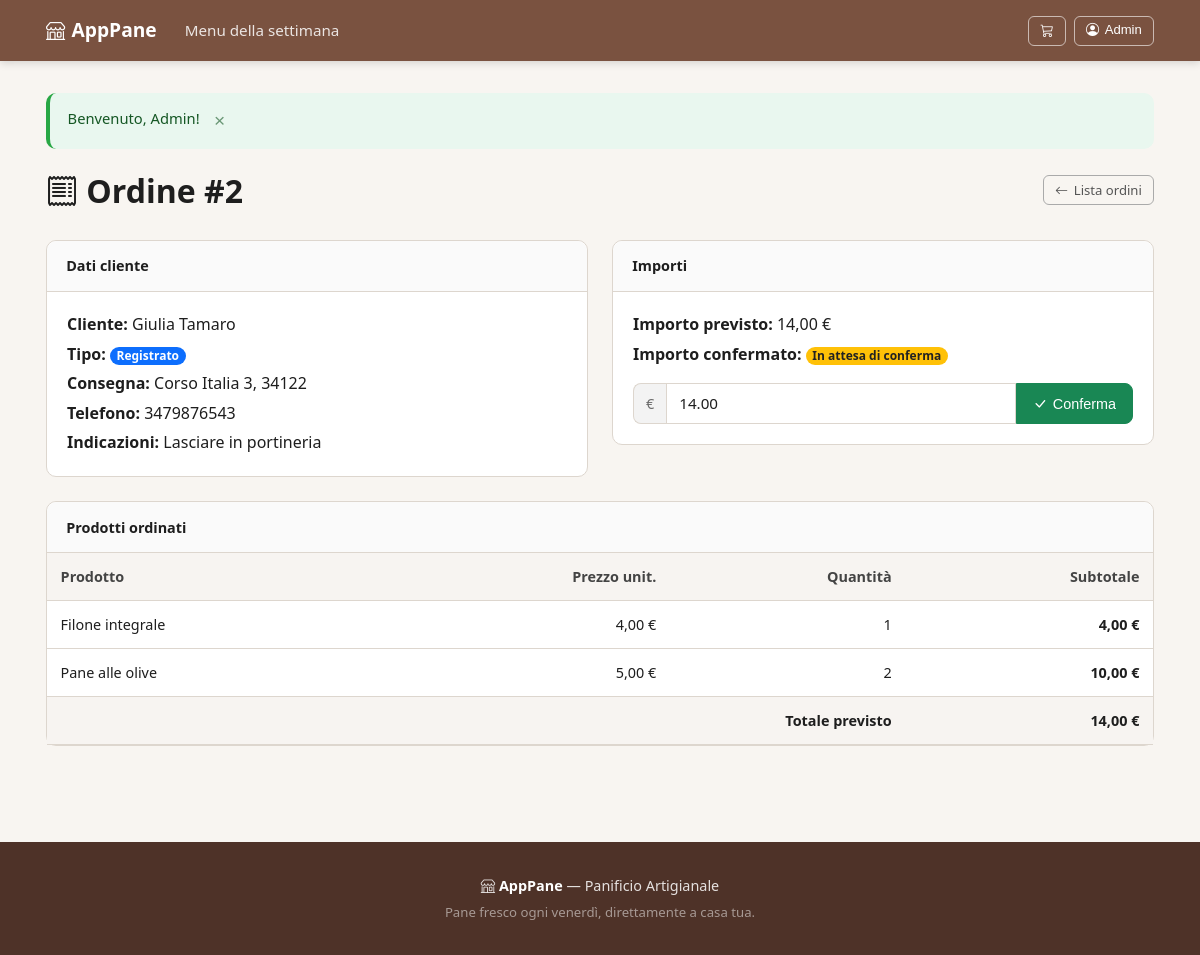
The app's page /admin/ordine_dettaglio.php?id=2 (signed in) with its own data.
### tables this page shows
CREATE TABLE tUtente (
    idUtente INT AUTO_INCREMENT PRIMARY KEY,
    Nome VARCHAR(100) NOT NULL,
    Cognome VARCHAR(100) NOT NULL,
    NomeVia VARCHAR(255) NOT NULL,
    NumeroCivico VARCHAR(10) NOT NULL,
    CAP VARCHAR(10) NOT NULL,
    NumeroTelefono VARCHAR(20) NOT NULL,
    Username VARCHAR(100) UNIQUE NOT NULL,
    Password VARCHAR(255) NOT NULL,
    isAdmin TINYINT(1) NOT NULL DEFAULT 0
);

CREATE TABLE tOrdine (
    idOrdine INT AUTO_INCREMENT PRIMARY KEY,
    NomeOspite VARCHAR(200) DEFAULT NULL,           
    NomeViaConsegna VARCHAR(255) NOT NULL,
    NumeroCivicoConsegna VARCHAR(10) NOT NULL,
    CAPConsegna VARCHAR(10) NOT NULL,
    IndicazioniUtente TEXT,
    TelefonoEmergenza VARCHAR(20) NOT NULL,
    ImportoTotalePrevisto DECIMAL(8,2) NOT NULL DEFAULT 0.00,
    ImportoFinaleConfermato DECIMAL(8,2) DEFAULT NULL,
    Stato ENUM('in_attesa', 'confermato') NOT NULL DEFAULT 'in_attesa'
);

CREATE TABLE tSelezione (
    idProdotto INT NOT NULL,
    idUtente INT DEFAULT NULL,               
    idOrdine INT NOT NULL,
    Quantita INT NOT NULL,
    PRIMARY KEY (idProdotto, idOrdine),
    FOREIGN KEY (idProdotto) REFERENCES tProdotto(idProdotto),
    FOREIGN KEY (idUtente) REFERENCES tUtente(idUtente),
    FOREIGN KEY (idOrdine) REFERENCES tOrdine(idOrdine)
);

CREATE TABLE tProdotto (
    idProdotto INT AUTO_INCREMENT PRIMARY KEY,
    NomeProdotto VARCHAR(200) NOT NULL,
    Descrizione TEXT,
    Prezzo DECIMAL(6,2) NOT NULL
);

### includes/auth.php (called while the page is built, shortened)
<?php
require_once __DIR__ . '/functions.php';
function isLoggedIn(): bool {
    return !empty($_SESSION['user_id']);
}
function getUser(): ?array {
    $db = getDB();
    $stmt = $db->prepare("SELECT idUtente, Nome, Cognome, NomeVia, NumeroCivico, CAP, NumeroTelefono, Username FROM tUtente WHERE idUtente = ?");
    $stmt->execute([$_SESSION['user_id']]);
    return $stmt->fetch() ?: null;
}

### admin/ordine_dettaglio.php (the view, shortened to what this page needs)
<?php
require_once __DIR__ . '/../includes/auth.php';
$ordineId = (int)($_GET['id'] ?? 0);
$db = getDB();
$stmt = $db->prepare("
    SELECT o.*,
           COALESCE(o.NomeOspite, CONCAT(u.Nome, ' ', u.Cognome)) AS NomeCliente,
           IF(o.NomeOspite IS NOT NULL, 'Ospite', 'Registrato') AS TipoCliente
    FROM tOrdine o
    LEFT JOIN tSelezione s ON s.idOrdine = o.idOrdine
    LEFT JOIN tUtente u ON s.idUtente = u.idUtente
    WHERE o.idOrdine = ?
    GROUP BY o.idOrdine
");
$stmt->execute([$ordineId]);
$ordine = $stmt->fetch();
$stmtProd = $db->prepare("
    SELECT p.NomeProdotto, p.Prezzo, s.Quantita,
           (p.Prezzo * s.Quantita) AS Subtotale
    FROM tSelezione s
    JOIN tProdotto p ON s.idProdotto = p.idProdotto
    WHERE s.idOrdine = ?
    ORDER BY p.NomeProdotto
");
$stmtProd->execute([$ordineId]);
$prodotti = $stmtProd->fetchAll();
require_once __DIR__ . '/../includes/header.php';
?>
<div class="d-flex justify-content-between align-items-center mb-4">
    <h1><i class="bi bi-receipt"></i> Ordine #<?= $ordineId ?></h1>
    <a href="<?= SITE_URL ?>/admin/ordini.php" class="btn btn-outline-secondary btn-sm">
        <i class="bi bi-arrow-left"></i> Lista ordini
    </a>
</div>
<div class="row g-4">
    <div class="col-md-6">
        <div class="card">
            <div class="card-header fw-semibold">Dati cliente</div>
            <div class="card-body">
                <p class="mb-1"><strong>Cliente:</strong> <?= sanitize($ordine['NomeCliente'] ?? '') ?></p>
                <p class="mb-1"><strong>Tipo:</strong>
                    <?php if ($ordine['TipoCliente'] === 'Ospite'): ?>
                        <span class="badge bg-secondary">Ospite</span>
                    <?php else: ?>
                        <span class="badge bg-primary">Registrato</span>
                    <?php endif; ?>
                </p>
                <p class="mb-1"><strong>Consegna:</strong>
                    <?= sanitize($ordine['NomeViaConsegna']) ?> <?= sanitize($ordine['NumeroCivicoConsegna']) ?>, <?= sanitize($ordine['CAPConsegna']) ?>
                </p>
                <p class="mb-1"><strong>Telefono:</strong> <?= sanitize($ordine['TelefonoEmergenza']) ?></p>
                <?php if ($ordine['IndicazioniUtente']): ?>
                    <p class="mb-0"><strong>Indicazioni:</strong> <?= sanitize($ordine['IndicazioniUtente']) ?></p>
                <?php endif; ?>
            </div>
        </div>
    </div>
    <div class="col-md-6">
        <div class="card">
            <div class="card-header fw-semibold">Importi</div>
            <div class="card-body">
                <p class="mb-1"><strong>Importo previsto:</strong> <?= formatPrezzo($ordine['ImportoTotalePrevisto']) ?></p>
                <p class="mb-3"><strong>Importo confermato:</strong>
                    <?php if ($ordine['ImportoFinaleConfermato'] !== null): ?>
                        <span class="text-success fw-bold"><?= formatPrezzo($ordine['ImportoFinaleConfermato']) ?></span>
                    <?php else: ?>
                        <span class="badge bg-warning text-dark">In attesa di conferma</span>
                    <?php endif; ?>
                </p>
                <?php if ($ordine['ImportoFinaleConfermato'] === null): ?>
                <form action="<?= SITE_URL ?>/admin/process/conferma_prezzo.php" method="post">
                    <div class="input-group">
                        <span class="input-group-text">€</span>
                        <input type="number" name="importo" class="form-control"
                               step="0.01" min="0"
                               placeholder="Importo finale"
                               value="<?= number_format($ordine['ImportoTotalePrevisto'], 2, '.', '') ?>"
                               required>
                        <button type="submit" class="btn btn-success">
                            <i class="bi bi-check-lg"></i> Conferma
                        </button>
                    </div>
                </form>
                <?php endif; ?>
            </div>
        </div>
    </div>
</div>
<div class="card mt-4">
    <div class="card-header fw-semibold">Prodotti ordinati</div>
    <div class="table-responsive">
        <table class="table mb-0 align-middle">
            <thead class="table-light">
                <tr>
                    <th>Prodotto</th>
                    <th class="text-end">Prezzo unit.</th>
                    <th class="text-end">Quantità</th>
                    <th class="text-end">Subtotale</th>
                </tr>
            </thead>
            <tbody>
                <?php foreach ($prodotti as $p): ?>
                    <tr>
                        <td><?= sanitize($p['NomeProdotto']) ?></td>
                        <td class="text-end"><?= formatPrezzo($p['Prezzo']) ?></td>
                        <td class="text-end"><?= $p['Quantita'] ?></td>
                        <td class="text-end fw-semibold"><?= formatPrezzo($p['Subtotale']) ?></td>
                    </tr>
                <?php endforeach; ?>
            </tbody>
            <tfoot class="table-light">
                <tr>
                    <td colspan="3" class="text-end fw-bold">Totale previsto</td>
                    <td class="text-end fw-bold"><?= formatPrezzo($ordine['ImportoTotalePrevisto']) ?></td>
                </tr>
            </tfoot>
        </table>
    </div>
</div>
<?php require_once __DIR__ . '/../includes/footer.php'; ?>

### includes/header.php (shortened to what this page needs)
<?php
require_once __DIR__ . '/auth.php';
$currentUser = isLoggedIn() ? getUser() : null;
?>
<!DOCTYPE html>
<html lang="it">
<head>
    <link href="<?= SITE_URL ?>/assets/css/bootstrap-icons.min.css" rel="stylesheet">
    <link href="<?= SITE_URL ?>/assets/css/style.css?v=2" rel="stylesheet">
</head>
<body>
<nav class="navbar sticky-top">
    <div class="container">
        <a class="navbar-brand" href="<?= SITE_URL ?>/landing.php">
            <i class="bi bi-shop"></i> <?= SITE_NAME ?>
        </a>
        <div class="navbar-collapse" id="navMain">
            <ul class="navbar-nav me-auto">
                <li class="nav-item">
                    <a class="nav-link" href="<?= SITE_URL ?>/">Menu della settimana</a>
                </li>
            </ul>
        </div>
        <div class="nav-actions">
            <a href="<?= SITE_URL ?>/carrello/" class="btn btn-outline-light btn-sm position-relative">
                <i class="bi bi-cart3"></i>
            </a>
            <?php if (isLoggedIn()): ?>
                <div class="dropdown">
                    <button class="btn btn-outline-light btn-sm dropdown-toggle" type="button">
                        <i class="bi bi-person-circle"></i>
                        <?= sanitize($currentUser['Nome'] ?? '') ?>
                    </button>
                </div>
            <?php else: ?>
                <a href="<?= SITE_URL ?>/auth/login.php" class="btn btn-outline-light btn-sm">
                    <i class="bi bi-person"></i> Accedi
                </a>
            <?php endif; ?>
        </div>
    </div>
</nav>
<main class="container py-4">
    <?= renderFlash() ?>

### records on screen
tutente: Nome "Admin"
tordine: NomeViaConsegna "Corso Italia", NumeroCivicoConsegna "3", CAPConsegna "34122", TelefonoEmergenza "3479876543", IndicazioniUtente "Lasciare in portineria", ImportoTotalePrevisto "14,00 €", importo "14.00"
tselezione: idProdotto.NomeProdotto "Filone integrale", idProdotto.Prezzo "4,00 €", Quantita "1", Subtotale "4,00 €"
tselezione: idProdotto.NomeProdotto "Pane alle olive", idProdotto.Prezzo "5,00 €", Quantita "2", Subtotale "10,00 €"

### other values on screen
SITE_NAME "AppPane"
$flash['message'] "Benvenuto, Admin!"
$ordineId "2"
$ordine['NomeCliente'] "Giulia Tamaro"
